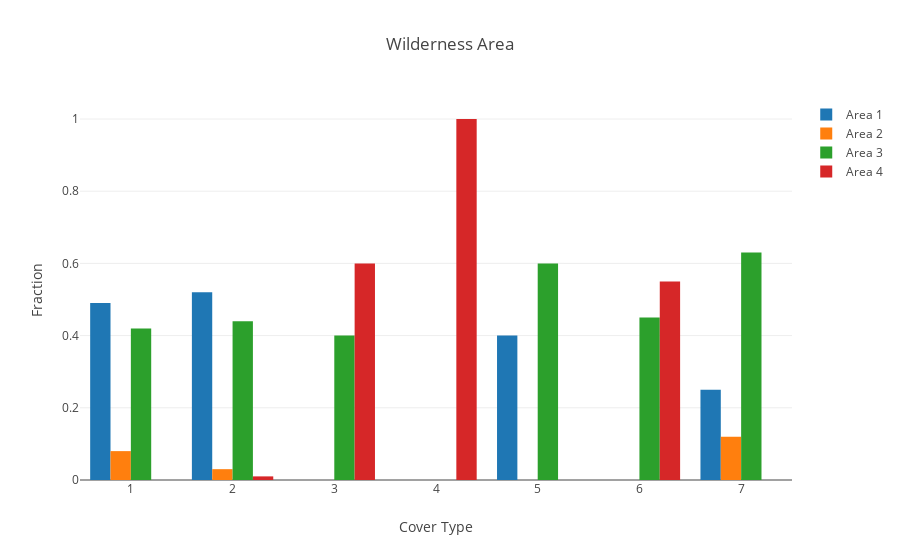

Here is the notebook cell this chart was saved with:
### Markdown cell above
### Wilderness Areas

### Code cell
feats = ["Wilderness_Area1", "Wilderness_Area2",  "Wilderness_Area3", "Wilderness_Area4"]

train["Wilderness_Area"] = ((1 * train["Wilderness_Area1"]) +
                            (2 * train["Wilderness_Area2"]) +
                            (3 * train["Wilderness_Area3"]) +
                            (4 * train["Wilderness_Area4"])).map(str)

vcs = pd.DataFrame()
for cover_type in range(1, 8):
    temp = train[train["Cover_Type"] == cover_type]
    vc   = temp["Wilderness_Area"].value_counts()
    size = len(temp)
    vc   = (vc / size).round(2)
    vc = pd.DataFrame(vc).T
    vc.index = [cover_type]
    vcs = pd.concat([vcs, vc])

plotly_data = []
for area in range(1, 5):
    vc = vcs[str(area)]
    trace = go.Bar(
        x=vc.index,
        y=vc.values,
        name=f"Area {area}"
    )
    plotly_data.append(trace)
    
layout = go.Layout(
    barmode = 'group',
    title   = "Wilderness Area",
    xaxis   = dict(title = "Cover Type"),
    yaxis   = dict(title = "Fraction")
)

fig = go.Figure(data=plotly_data, layout=layout)
iplot(fig);

### Figure 1 — Plotly figure (JSON) as saved in the notebook; plotly's stock layout.template omitted (floating-point values rounded to 4 significant figures)
{"data": [{"name": "Area 1", "type": "bar", "x": [1, 2, 3, 4, 5, 6, 7], "y": [0.49, 0.52, null, null, 0.4, null, 0.25]}, {"name": "Area 2", "type": "bar", "x": [1, 2, 3, 4, 5, 6, 7], "y": [0.08, 0.03, null, null, null, null, 0.12]}, {"name": "Area 3", "type": "bar", "x": [1, 2, 3, 4, 5, 6, 7], "y": [0.42, 0.44, 0.4, null, 0.6, 0.45, 0.63]}, {"name": "Area 4", "type": "bar", "x": [1, 2, 3, 4, 5, 6, 7], "y": [null, 0.01, 0.6, 1, null, 0.55, null]}], "layout": {"barmode": "group", "title": "Wilderness Area", "xaxis": {"title": "Cover Type"}, "yaxis": {"title": "Fraction"}}}
